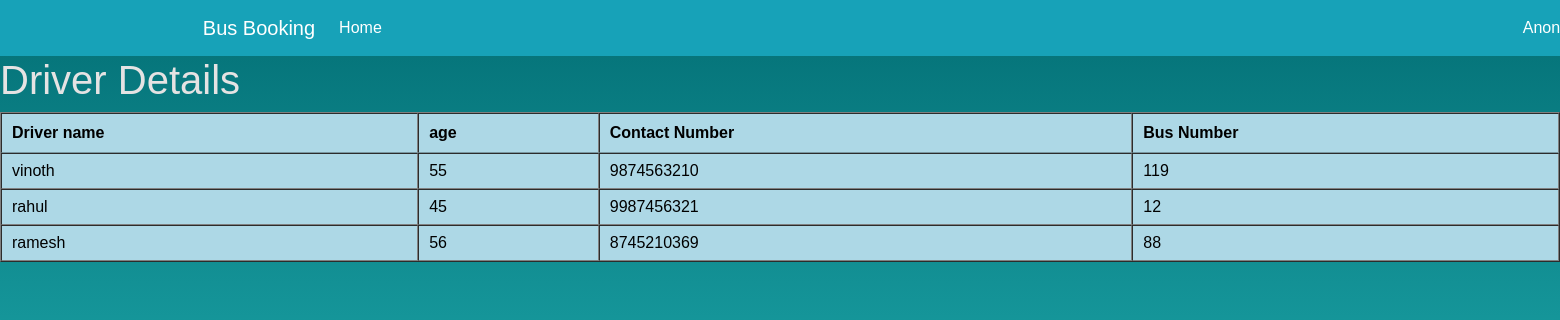
Page /draccess/ on the committed database.
### busbookapp/models.py (models this page shows)
class Driver(models.Model):
    drivername=models.CharField(max_length=20)
    age=models.IntegerField()
    contact_no=models.IntegerField()
    bus_no=models.IntegerField()

### busbookapp/views.py (the view)
# urls.py: path('draccess/', views.driverDetails,name="draccess"),
def driverDetails(request):
    emp_data=Driver.objects.all()
    emp_dict = {"emp_list":emp_data}
    return render(request, "busbookapp/driver.html", context =emp_dict)

### busbookapp/templates/busbookapp/driver.html (shortened to what this page needs)
<html>
{% extends 'busbookapp/base1.html' %}
{% block content %}
{% load static %}
    <link rel="stylesheet" href="{% static 'css/style.css' %}">
<head>
    <link rel="stylesheet" type="text/css" href="https://cdn.datatables.net/1.12.1/css/jquery.dataTables.css">
</head>
<body>
<h1 >
    Driver Details
</h1>
<table id="mytable" class="datatable" cellspacing="1" cellpadding="1" border="1" bgcolor="lightblue">
    <thead>
        <tr class="dt-control" style="color:black">
            <th class="sorting_1"> Driver name</th>
            <th> age</th>
            <th> Contact Number</th>
            <th> Bus Number</th>
        </tr>
    </thead>
    <tbody>
        <tr style="color:black">
            {% if emp_list %}
            {% for template in emp_list %}
            <td style="color:black">{{template.drivername}}</td>
            <td style="color:black">{{template.age}}</td>
            <td style="color:black">{{template.contact_no}}</td>
            <td style="color:black">{{template.bus_no}}</td>
        </tr>
    </tbody>
      {% endfor %}
      {% endif %}
</table>
</body>
{% endblock %}

### busbookapp/static/css/style.css (style rules this page uses)
html, body { height: 130%; ; width: 100%; ; }
body { font-family:Sans-serif; max-height: 100%; overflow: auto; background-image: linear-gradient(to top, #30cfd0 0%, #036F75 100%); color: #e5e3e3; overflow-x: hidden; }

### rows in the picture
Driver: drivername "vinoth", age "55", contact_no "9874563210", bus_no "119"
Driver: drivername "rahul", age "45", contact_no "9987456321", bus_no "12"
Driver: drivername "ramesh", age "56", contact_no "8745210369", bus_no "88"
